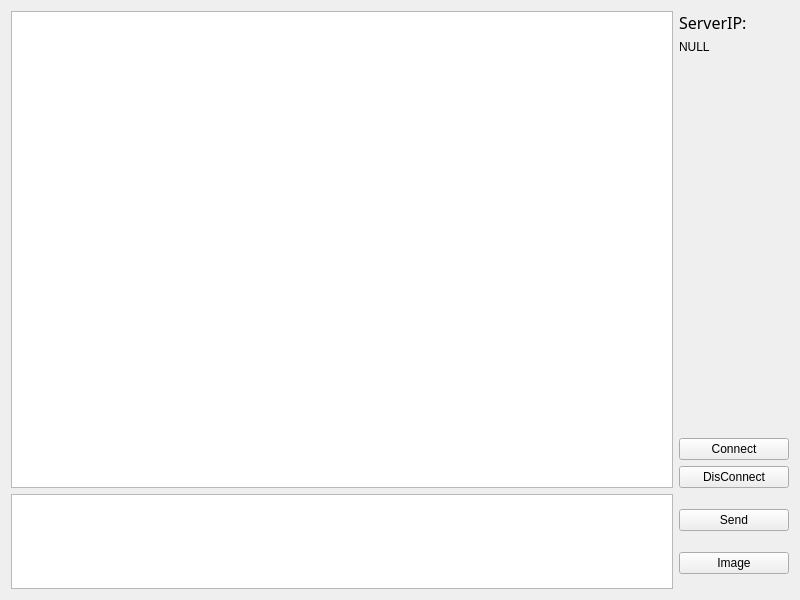
<?xml version="1.0" encoding="UTF-8"?>
<ui version="4.0">
 <class>Widget</class>
 <widget class="QWidget" name="Widget">
  <property name="geometry">
   <rect>
    <x>0</x>
    <y>0</y>
    <width>800</width>
    <height>600</height>
   </rect>
  </property>
  <property name="windowTitle">
   <string>Widget</string>
  </property>
  <layout class="QHBoxLayout" name="horizontalLayout_3">
   <item>
    <layout class="QVBoxLayout" name="verticalLayout_3" stretch="5,1">
     <item>
      <layout class="QHBoxLayout" name="horizontalLayout_2" stretch="6,1">
       <item>
        <widget class="QTextBrowser" name="textBrowseMessageShow"/>
       </item>
       <item>
        <layout class="QVBoxLayout" name="verticalLayout_2">
         <item>
          <widget class="QLabel" name="label">
           <property name="font">
            <font>
             <family>仿宋</family>
             <pointsize>12</pointsize>
            </font>
           </property>
           <property name="text">
            <string>ServerIP:</string>
           </property>
          </widget>
         </item>
         <item>
          <widget class="QLabel" name="labelCurrentIPAdd">
           <property name="text">
            <string>NULL</string>
           </property>
          </widget>
         </item>
         <item>
          <spacer name="verticalSpacer">
           <property name="orientation">
            <enum>Qt::Vertical</enum>
           </property>
           <property name="sizeType">
            <enum>QSizePolicy::Expanding</enum>
           </property>
           <property name="sizeHint" stdset="0">
            <size>
             <width>20</width>
             <height>120</height>
            </size>
           </property>
          </spacer>
         </item>
         <item>
          <widget class="QPushButton" name="btnConnect">
           <property name="text">
            <string>Connect</string>
           </property>
          </widget>
         </item>
         <item>
          <widget class="QPushButton" name="btnDisconnect">
           <property name="text">
            <string>DisConnect</string>
           </property>
          </widget>
         </item>
        </layout>
       </item>
      </layout>
     </item>
     <item>
      <layout class="QHBoxLayout" name="horizontalLayout" stretch="6,1">
       <item>
        <widget class="QTextEdit" name="textEditInput"/>
       </item>
       <item>
        <layout class="QVBoxLayout" name="verticalLayout">
         <item>
          <widget class="QPushButton" name="btnSend">
           <property name="text">
            <string>Send</string>
           </property>
          </widget>
         </item>
         <item>
          <widget class="QPushButton" name="btnImage">
           <property name="text">
            <string>Image</string>
           </property>
          </widget>
         </item>
        </layout>
       </item>
      </layout>
     </item>
    </layout>
   </item>
  </layout>
 </widget>
 <resources/>
 <connections/>
</ui>
